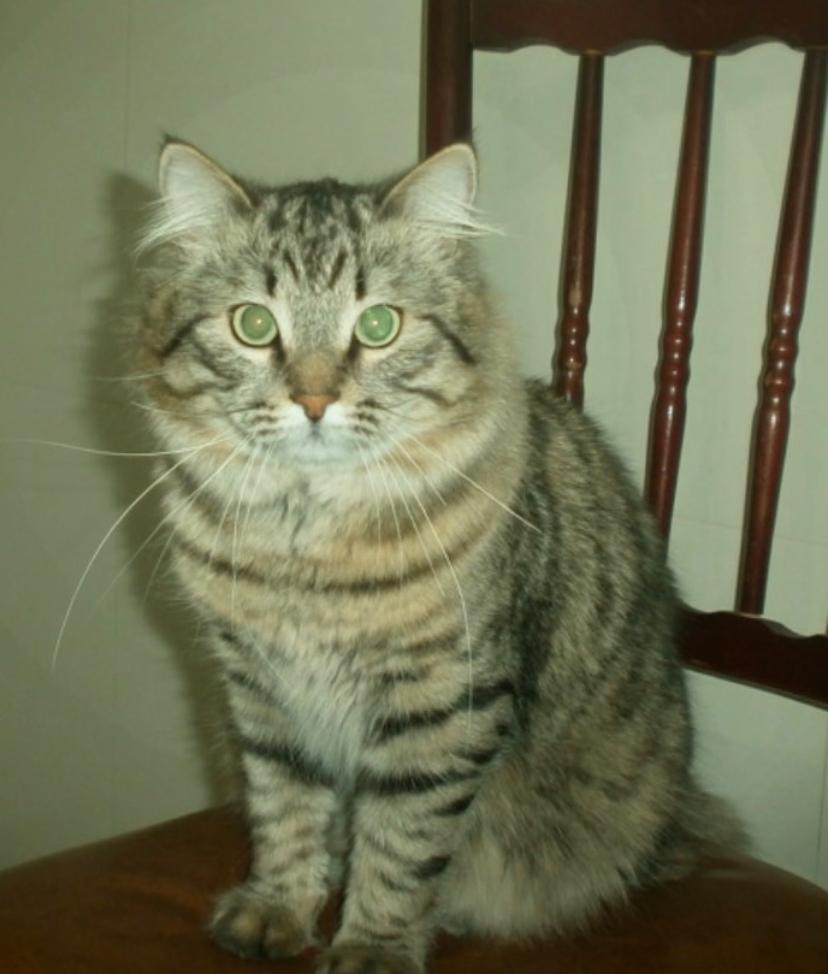
#> input picture pruebasOpenCV/nico.jpeg, 828 x 974 px, given in place of the camera
$ python cuadriculaColores.py
#> lines starting #> are read from the running program, lines starting #| are printed output that depends on the picture; after the words box and inside, x2 and y2 are one past the last pixel; in counts of white or black regions, pixels touching at a corner belong together
import cv2
import numpy as np
import time

def encontrar_cuadricula(x, y, ancho, alto):
    # Divide el ancho y el alto en 4 para obtener las dimensiones de cada cuadrícula
    ancho_cuadricula = ancho // 4
    alto_cuadricula = alto // 4

    # Calcula el índice de la cuadrícula basándote en x, y
    indice_x = x // ancho_cuadricula
    indice_y = y // alto_cuadricula

    # Calcula el número de cuadrícula (de 0 a 15)
    num_cuadricula = indice_y * 4 + indice_x
    return num_cuadricula

def dibujar(mask, color, color_nombre, ancho, alto):
    contornos, _ = cv2.findContours(mask, cv2.RETR_EXTERNAL, cv2.CHAIN_APPROX_SIMPLE)
    for c in contornos:
        area = cv2.contourArea(c)
        if area > 3000:
            M = cv2.moments(c)
            if (M["m00"] == 0): M["m00"] = 1
            x = int(M["m10"] / M["m00"])
            y = int(M['m01'] / M['m00'])
            # Encuentra en qué cuadrícula está el objeto
            cuadricula = encontrar_cuadricula(x, y, ancho, alto)
            coordenadas[color_nombre].append(cuadricula)

cap = cv2.VideoCapture(2)

# Obtiene el ancho y el alto de la ventana de la cámara
ret, frame = cap.read()
#> frame is the input picture: shape (974, 828, 3); mean B, G, R 86.7, 115.9, 113
alto, ancho = frame.shape[:2]
#> alto = 974; ancho = 828

azulBajo = np.array([95,115,20],np.uint8)
azulAlto = np.array([125,255,255],np.uint8)

blackLow = np.array([0, 0, 0], np.uint8)
blackHigh = np.array([179, 255, 50], np.uint8)

redBajo1 = np.array([0,100,20],np.uint8)
redAlto1 = np.array([5,255,255],np.uint8)

redBajo2 = np.array([175,100,20],np.uint8)
redAlto2 = np.array([179,255,255],np.uint8)

font = cv2.FONT_HERSHEY_SIMPLEX
ultimo_tiempo_impresion = time.time()

while True:
    ret, frame = cap.read()
    if ret:
        coordenadas = {'rojo': [], 'negro': [], 'azul': []}
        frameHSV = cv2.cvtColor(frame, cv2.COLOR_BGR2HSV)
#> frameHSV: shape (974, 828, 3); mean H, S, V 33.5, 84.5, 118.8
        maskAzul = cv2.inRange(frameHSV, azulBajo, azulAlto)
#> maskAzul: shape (974, 828); every value is 0
        maskNegro = cv2.inRange(frameHSV, blackLow, blackHigh)
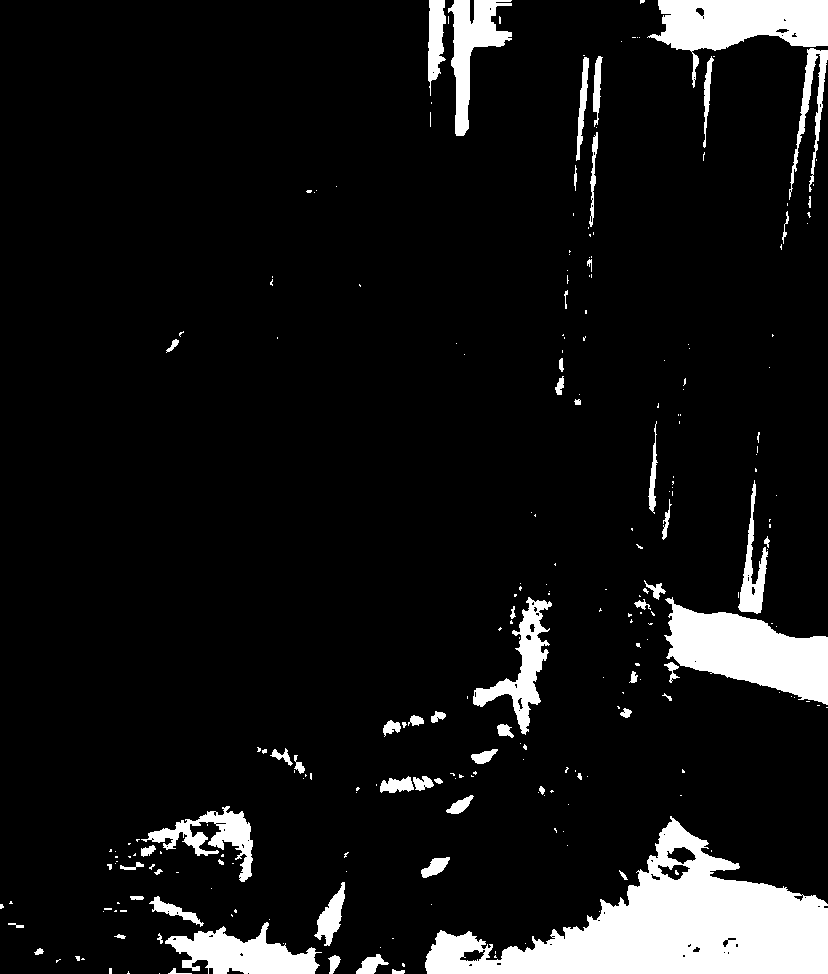
#> maskNegro: shape (974, 828); 8.9% white; 251 white regions (186 under 20 px), largest, box (x1, y1, x2, y2) and area: (425, 816, 828, 974) 28281, (664, 597, 828, 705) 9651, (647, 0, 828, 88) 7460
        maskRed1 = cv2.inRange(frameHSV, redBajo1, redAlto1)
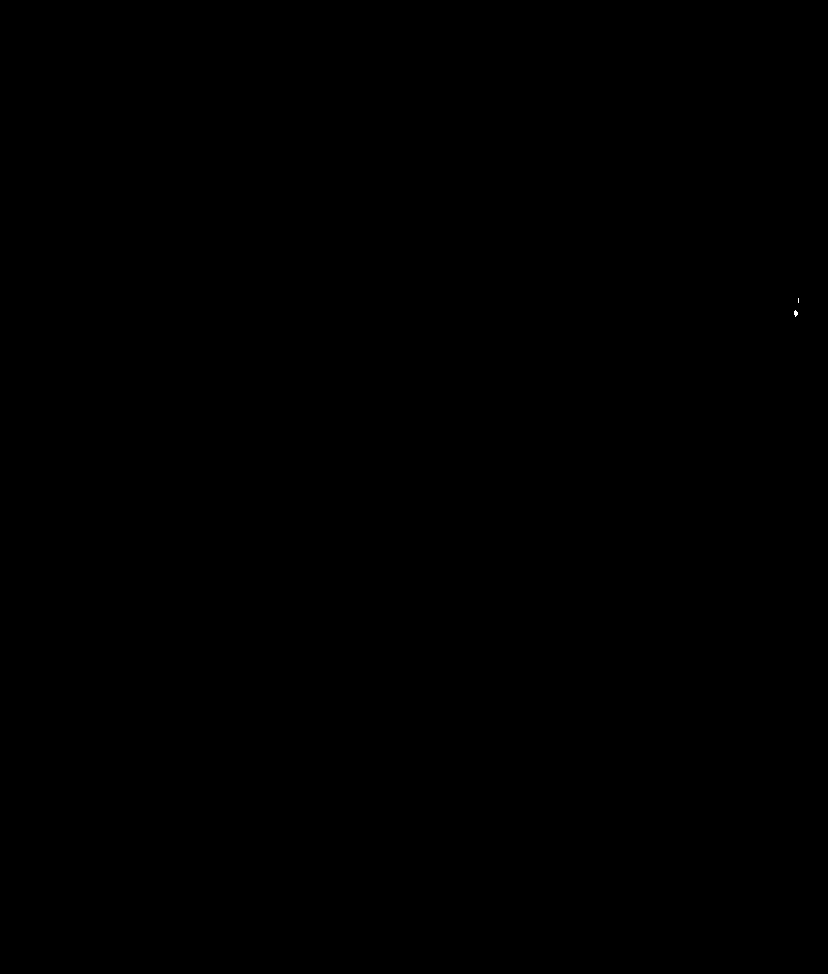
#> maskRed1: shape (974, 828); 0% white in thin lines or dots, all inside (x1, y1, x2, y2) = (794, 298, 799, 317)
        maskRed2 = cv2.inRange(frameHSV, redBajo2, redAlto2)
        maskRed = cv2.add(maskRed1, maskRed2)
        dibujar(maskAzul, (255, 0, 0), 'azul', ancho, alto)
#> in dibujar, `contornos, _ = cv2.findContours(mask, cv2.RETR_EXTERNAL, cv2.CHAIN_APP..`: contornos = []
        dibujar(maskNegro, (0, 0, 0), 'negro', ancho, alto)
#> in dibujar (call 2), `contornos, _ = cv2.findContours(mask, cv2.RETR_EXTERNAL, cv2.CHAIN_APP..`: contornos = 250 contours, 196 with area under 20; largest, box (x1, y1, x2, y2) and area: (425, 816, 828, 974) 28530, (664, 597, 828, 705) 9404, (647, 0, 828, 88) 7284, (165, 922, 322, 974) 4148, (448, 0, 512, 136) 3207
#> the loop in dibujar (call 2), `for c in contornos:` made 250 passes
#> (area, x, y, ancho_cuadricula in encontrar_cuadricula, alto_cuadricula in encontrar_cuadricula, indice_x in encontrar_cuadricula, indice_y in encontrar_cuadricula, num_cuadricula in encontrar_cuadricula) on pass 22: (4147.5, 242, 953, 207, 243, 1, 3, 13)
#> (area, x, y, cuadricula) on passes 67, 140, 141, 247, 249: (28530.5, 669, 926, 15), (9404, 749, 651, 11), (3012, 522, 666, 10), (7284, 741, 22, 3), (3207, 471, 47, 2)
        dibujar(maskRed, (0, 0, 255), 'rojo', ancho, alto)
#> in dibujar (call 3), `contornos, _ = cv2.findContours(mask, cv2.RETR_EXTERNAL, cv2.CHAIN_APP..`: contornos = 2 contours, all with area under 20
        cv2.imshow('frame', frame)

        if time.time() - ultimo_tiempo_impresion >= 1:
            if any(coordenadas.values()):
                print(coordenadas)
            ultimo_tiempo_impresion = time.time()

    if cv2.waitKey(1) & 0xFF == ord('s'):
#> (key Esc is pressed here)
        break

cap.release()
cv2.destroyAllWindows()
